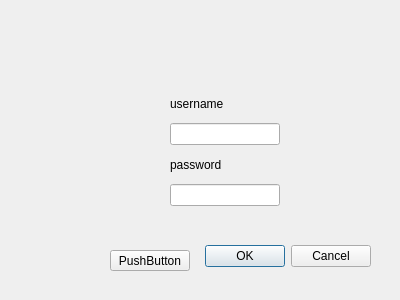
<?xml version="1.0" encoding="UTF-8"?>
<ui version="4.0">
 <class>LogInDialog</class>
 <widget class="QDialog" name="LogInDialog">
  <property name="geometry">
   <rect>
    <x>0</x>
    <y>0</y>
    <width>400</width>
    <height>300</height>
   </rect>
  </property>
  <property name="windowTitle">
   <string>Dialog</string>
  </property>
  <widget class="QDialogButtonBox" name="buttonBox">
   <property name="geometry">
    <rect>
     <x>30</x>
     <y>240</y>
     <width>341</width>
     <height>32</height>
    </rect>
   </property>
   <property name="orientation">
    <enum>Qt::Horizontal</enum>
   </property>
   <property name="standardButtons">
    <set>QDialogButtonBox::Cancel|QDialogButtonBox::Ok</set>
   </property>
  </widget>
  <widget class="QPushButton" name="pushButton">
   <property name="geometry">
    <rect>
     <x>110</x>
     <y>250</y>
     <width>80</width>
     <height>21</height>
    </rect>
   </property>
   <property name="text">
    <string>PushButton</string>
   </property>
  </widget>
  <widget class="QWidget" name="">
   <property name="geometry">
    <rect>
     <x>170</x>
     <y>90</y>
     <width>110</width>
     <height>116</height>
    </rect>
   </property>
   <layout class="QGridLayout" name="gridLayout">
    <item row="0" column="0">
     <widget class="QLabel" name="label_username">
      <property name="text">
       <string>username</string>
      </property>
      <property name="buddy">
       <cstring>lineEdit_username</cstring>
      </property>
     </widget>
    </item>
    <item row="3" column="0">
     <widget class="QLabel" name="label_password">
      <property name="text">
       <string>password</string>
      </property>
      <property name="buddy">
       <cstring>lineEdit_password</cstring>
      </property>
     </widget>
    </item>
    <item row="4" column="0">
     <widget class="QLineEdit" name="lineEdit_password"/>
    </item>
    <item row="2" column="0">
     <widget class="QLineEdit" name="lineEdit_username"/>
    </item>
   </layout>
  </widget>
 </widget>
 <resources/>
 <connections>
  <connection>
   <sender>buttonBox</sender>
   <signal>accepted()</signal>
   <receiver>LogInDialog</receiver>
   <slot>accept()</slot>
   <hints>
    <hint type="sourcelabel">
     <x>248</x>
     <y>254</y>
    </hint>
    <hint type="destinationlabel">
     <x>157</x>
     <y>274</y>
    </hint>
   </hints>
  </connection>
  <connection>
   <sender>buttonBox</sender>
   <signal>rejected()</signal>
   <receiver>LogInDialog</receiver>
   <slot>reject()</slot>
   <hints>
    <hint type="sourcelabel">
     <x>316</x>
     <y>260</y>
    </hint>
    <hint type="destinationlabel">
     <x>286</x>
     <y>274</y>
    </hint>
   </hints>
  </connection>
 </connections>
</ui>
